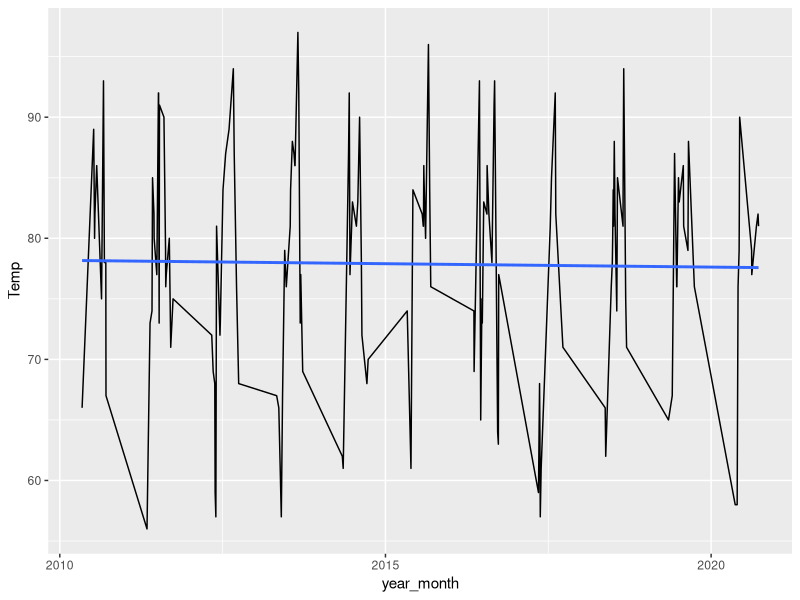

This chart was generated by the following R code: (Note: this script raises an error after producing the figure.)
## ---- chunk 1
knitr::opts_chunk$set(echo = TRUE)
## ---- chunk 2
library(lubridate)
library(tidyverse)

## Step 1: conversions to YYYY-MM-DD
## As long as you specify the order, you can pretty much convert any date format 
## use either mdy(), ymd() or dmy()

"08*14*2019" %>% mdy()
"08*14/2019" %>% mdy()
"Aug14th2019" %>% mdy()
"August14th2019" %>% mdy()
"August 14th2019" %>% mdy()
"1999.2.17" %>% ymd()
"5 Apr, 1990" %>% dmy()

# Step2: Extracting Year or Month
"2011-Jan-01" %>% ymd() %>% year()
"2011-Jan-01" %>% ymd() %>% month(label = TRUE, abbr = FALSE)

# Alternatively, if Year and Month are in separate columns
# Need to wrangle data into yyyy-mm-dd format before plotting
str(airquality)

# select relevant columns, save to new data frame
# NOTE: airquality2
airquality2 <- airquality %>%
    select(Month, Day, Temp) 

# Fill new column YEAR with years between 2010-2020, randomly, but fill all rows
airquality2$Year <- sample(2010:2020, size = nrow(airquality2), replace = TRUE)

airquality2 %>%
    # turn each integer column into character
    mutate(
        Year = as.character(Year),
        Month = as.character(Month),
        Day = as.character(Day)
    ) %>%
    # need to combine year and month into year_month
    mutate(year_month = paste(Year, Month, Day)) %>%
    mutate(year_month = year_month %>% ymd()) %>%
    # plot temperature trend over 10-year period
    ggplot(aes(x=year_month, y=Temp)) + 
    geom_line() + 
    geom_smooth(method = "lm", se = FALSE)


# Cumulative Calculations of Sales Percentage

df %>% 
    # cumsum() function gets cumulative sales, divided by sum(sales) for a percentage
    mutate(cumulative_sales_pct = scales::percent(cumsum(sales)/sum(sales)))

# Rolling Averages
df %>%
    # rollmean() requires input necessary arguments, k, na.pad = TRUE
    # rollmean() centers value by default, we want align = "right" (not left), fill = 0
    mutate(roll_mean_3 = rollmean(sales, k = 3, na.pad = TRUE, align = "right", fill = NA)) %>%
    mutate(roll_mean_6 = rollmean(sales, k = 6, na.pad = TRUE, align = "right", fill = NA))

## ---- chunk 3

# Creating Flags based on Text Patterns, str_detect()
iris %>%
    # selecting a column
    select(Species) %>%
    # add true/false boolean flag by str_detect(), then convert to 1 or 0 with as.numeric()
    mutate(species_flag = Species %>% str_detect("setosa") %>% as.numeric())

iris

# str_glue() to concatenate variables objects and strings
iris %>%
    select(Sepal.Length, Petal.Length, Species) %>%
    mutate(flower_statement = str_glue(
        "The {Species} species, has a Sepal Length of {Sepal.Length} and a Petal Length of {Petal.Length}"
    ) %>% as.character()) 

# trim space within strings (can also do 'left' or 'right')
" text with spaces  " %>% str_trim(side = "both")

# str_replace_all() to get rid of certain characters
c("CAAD12", "CAAD", "CAAD8") %>% str_replace_all(pattern = "[0-9]", replacement = "")

# changing column names
mtcars %>%
    set_names(names(.) %>% str_to_title)
    
# Appending text to column names
mtcars %>%
  set_names(str_glue("{names(.)}_part"))

# Appending text to specific column names
mtcars %>%
  rename_at(.vars = vars(disp:qsec),
            # all .vars gets passed to '.' below (so prod_ goes in front)
            .funs = ~ str_c("prod_", .)) %>%
  rename_at(.vars = vars(vs:carb),
            .funs = ~ str_c("cust_", .)) 

## ---- chunk 4
str(iris)

# pull out factor levels from Species column
# pull out levels as numeric
iris %>% pull(Species) %>% levels()
iris %>% pull(Species) %>% as.numeric()

# Factors contain both label and value (levels, hidden)
# create two columns to show lable and value - use fct_rev() to reverse order
iris %>%
    mutate(Species = Species %>% fct_rev()) %>%
    mutate(
        label = Species %>% as.character(),
        value = Species %>% as.numeric()
    )

# Time-Based Reordering: fct_reorder2()
airquality2 %>%
    # turn each integer column into character
    mutate(
        Year = as.character(Year),
        Month = as.character(Month),
        Day = as.character(Day)
    ) %>%
    # need to combine year and month into year_month
    mutate(year_month = paste(Year, Month, Day)) %>%
    mutate(year_month = year_month %>% ymd()) %>%
    # group_by summarize
    group_by(Temp, year_month) %>%
    summarize(avg_temp = mean(Temp)) %>%
    ungroup() %>%
    arrange(year_month)





